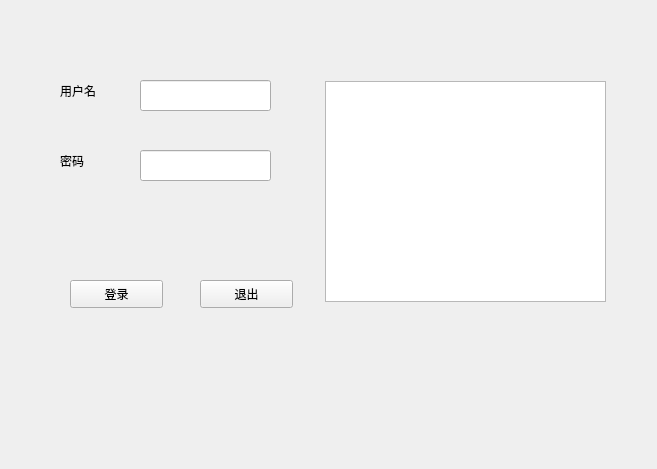
<?xml version="1.0" encoding="UTF-8"?>
<ui version="4.0">
 <class>Form</class>
 <widget class="QWidget" name="Form">
  <property name="enabled">
   <bool>true</bool>
  </property>
  <property name="geometry">
   <rect>
    <x>0</x>
    <y>0</y>
    <width>657</width>
    <height>469</height>
   </rect>
  </property>
  <property name="cursor">
   <cursorShape>ArrowCursor</cursorShape>
  </property>
  <property name="windowTitle">
   <string>Form</string>
  </property>
  <widget class="QLabel" name="userLable">
   <property name="geometry">
    <rect>
     <x>60</x>
     <y>70</y>
     <width>91</width>
     <height>41</height>
    </rect>
   </property>
   <property name="text">
    <string>用户名</string>
   </property>
  </widget>
  <widget class="QLabel" name="pwdLable">
   <property name="geometry">
    <rect>
     <x>60</x>
     <y>140</y>
     <width>91</width>
     <height>41</height>
    </rect>
   </property>
   <property name="text">
    <string>密码</string>
   </property>
  </widget>
  <widget class="QLineEdit" name="userEdit">
   <property name="geometry">
    <rect>
     <x>140</x>
     <y>80</y>
     <width>131</width>
     <height>31</height>
    </rect>
   </property>
  </widget>
  <widget class="QLineEdit" name="pwdEdit">
   <property name="geometry">
    <rect>
     <x>140</x>
     <y>150</y>
     <width>131</width>
     <height>31</height>
    </rect>
   </property>
  </widget>
  <widget class="QPushButton" name="login">
   <property name="geometry">
    <rect>
     <x>70</x>
     <y>280</y>
     <width>93</width>
     <height>28</height>
    </rect>
   </property>
   <property name="text">
    <string>登录</string>
   </property>
  </widget>
  <widget class="QPushButton" name="layout">
   <property name="geometry">
    <rect>
     <x>200</x>
     <y>280</y>
     <width>93</width>
     <height>28</height>
    </rect>
   </property>
   <property name="text">
    <string>退出</string>
   </property>
  </widget>
  <widget class="QTextBrowser" name="textBrowser">
   <property name="geometry">
    <rect>
     <x>325</x>
     <y>81</y>
     <width>281</width>
     <height>221</height>
    </rect>
   </property>
  </widget>
 </widget>
 <resources/>
 <connections/>
</ui>
